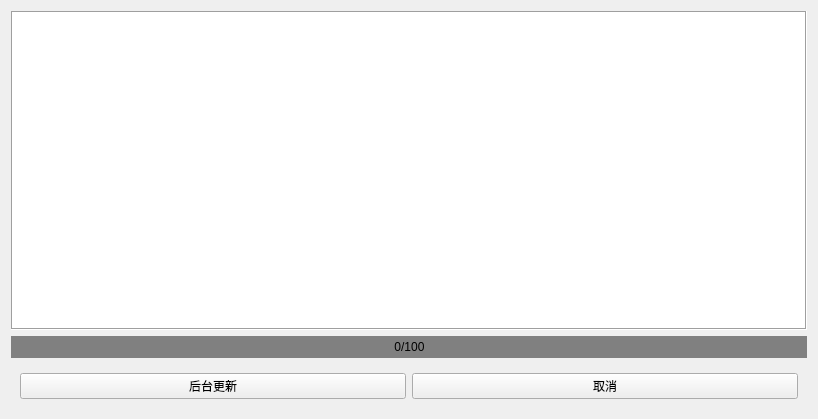
<?xml version="1.0" encoding="UTF-8"?>
<ui version="4.0">
 <class>Form</class>
 <widget class="QWidget" name="Form">
  <property name="geometry">
   <rect>
    <x>0</x>
    <y>0</y>
    <width>818</width>
    <height>419</height>
   </rect>
  </property>
  <property name="windowTitle">
   <string>Form</string>
  </property>
  <layout class="QVBoxLayout" name="verticalLayout">
   <item>
    <widget class="QTextEdit" name="textEdit">
     <property name="frameShape">
      <enum>QFrame::Shape::Box</enum>
     </property>
     <property name="readOnly">
      <bool>true</bool>
     </property>
    </widget>
   </item>
   <item>
    <widget class="QProgressBar" name="progressBar">
     <property name="styleSheet">
      <string notr="true">QProgressBar {
                border: 0px solid grey;
                background-color:gray;
            }
            QProgressBar::chunk {
                background-color: #05B8CC;  /* 进度条块的颜色 */
                width: 5px;  /* 进度块的宽度 */
                border-radius: 10px;
            }</string>
     </property>
     <property name="value">
      <number>0</number>
     </property>
     <property name="alignment">
      <set>Qt::AlignmentFlag::AlignCenter</set>
     </property>
     <property name="format">
      <string>%v/%m</string>
     </property>
    </widget>
   </item>
   <item>
    <widget class="QWidget" name="widget" native="true">
     <layout class="QHBoxLayout" name="horizontalLayout">
      <item>
       <widget class="QPushButton" name="pushButton">
        <property name="text">
         <string>后台更新</string>
        </property>
       </widget>
      </item>
      <item>
       <widget class="QPushButton" name="pushButton_cancel">
        <property name="text">
         <string>取消</string>
        </property>
       </widget>
      </item>
     </layout>
    </widget>
   </item>
  </layout>
 </widget>
 <resources/>
 <connections/>
</ui>
